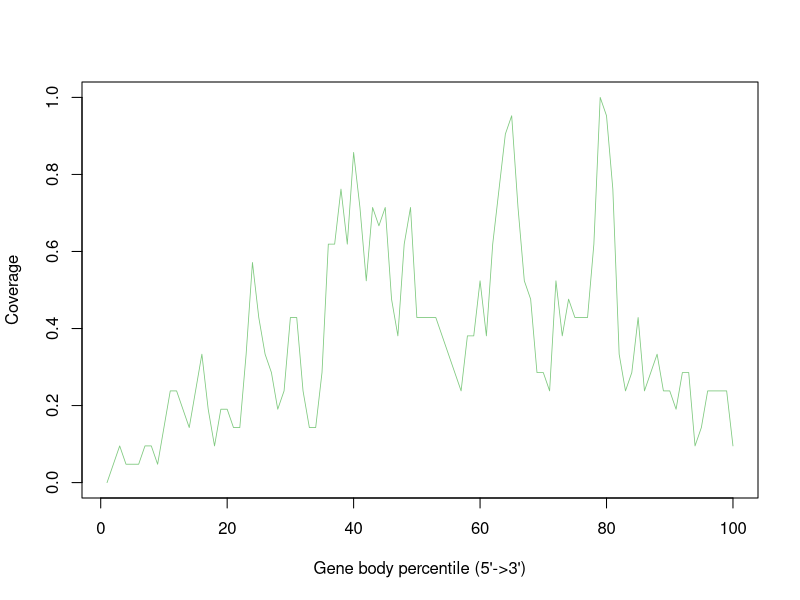

R code for this plot:
GSM4486071_Aligned.sortedByCoord_sorted.out <- c(0.0,0.047619047619047616,0.09523809523809523,0.047619047619047616,0.047619047619047616,0.047619047619047616,0.09523809523809523,0.09523809523809523,0.047619047619047616,0.14285714285714285,0.23809523809523808,0.23809523809523808,0.19047619047619047,0.14285714285714285,0.23809523809523808,0.3333333333333333,0.19047619047619047,0.09523809523809523,0.19047619047619047,0.19047619047619047,0.14285714285714285,0.14285714285714285,0.3333333333333333,0.5714285714285714,0.42857142857142855,0.3333333333333333,0.2857142857142857,0.19047619047619047,0.23809523809523808,0.42857142857142855,0.42857142857142855,0.23809523809523808,0.14285714285714285,0.14285714285714285,0.2857142857142857,0.6190476190476191,0.6190476190476191,0.7619047619047619,0.6190476190476191,0.8571428571428571,0.7142857142857143,0.5238095238095238,0.7142857142857143,0.6666666666666666,0.7142857142857143,0.47619047619047616,0.38095238095238093,0.6190476190476191,0.7142857142857143,0.42857142857142855,0.42857142857142855,0.42857142857142855,0.42857142857142855,0.38095238095238093,0.3333333333333333,0.2857142857142857,0.23809523809523808,0.38095238095238093,0.38095238095238093,0.5238095238095238,0.38095238095238093,0.6190476190476191,0.7619047619047619,0.9047619047619048,0.9523809523809523,0.7142857142857143,0.5238095238095238,0.47619047619047616,0.2857142857142857,0.2857142857142857,0.23809523809523808,0.5238095238095238,0.38095238095238093,0.47619047619047616,0.42857142857142855,0.42857142857142855,0.42857142857142855,0.6190476190476191,1.0,0.9523809523809523,0.7619047619047619,0.3333333333333333,0.23809523809523808,0.2857142857142857,0.42857142857142855,0.23809523809523808,0.2857142857142857,0.3333333333333333,0.23809523809523808,0.23809523809523808,0.19047619047619047,0.2857142857142857,0.2857142857142857,0.09523809523809523,0.14285714285714285,0.23809523809523808,0.23809523809523808,0.23809523809523808,0.23809523809523808,0.09523809523809523)


pdf("GSM4486071.geneBodyCoverage.curves.pdf")
x=1:100
icolor = colorRampPalette(c("#7fc97f","#beaed4","#fdc086","#ffff99","#386cb0","#f0027f"))(1)
plot(x,GSM4486071_Aligned.sortedByCoord_sorted.out,type='l',xlab="Gene body percentile (5'->3')", ylab="Coverage",lwd=0.8,col=icolor[1])
dev.off()
